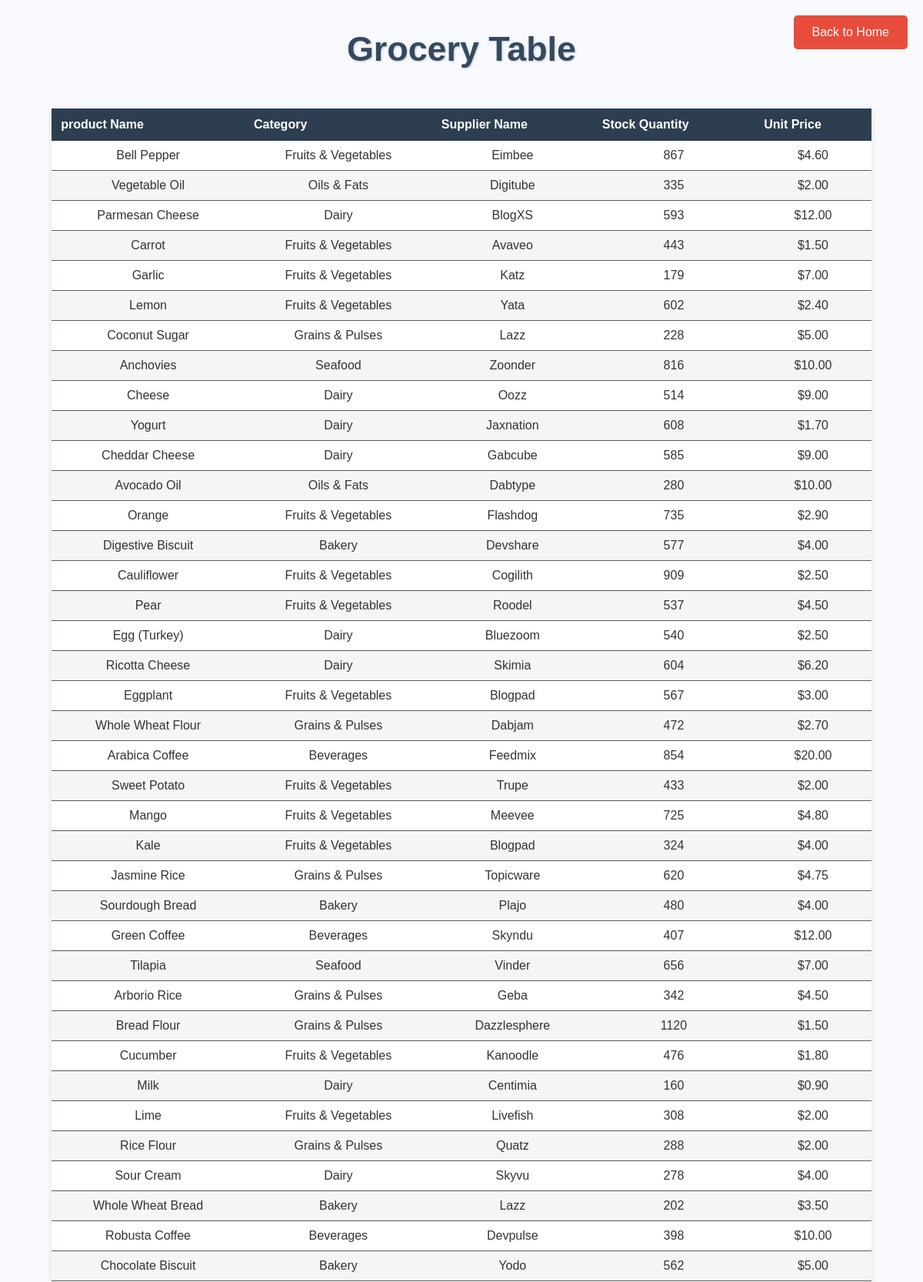
The page /grocery_table (upper part) on the database its author committed.
### tables this page shows
CREATE TABLE grocery (
    id INTEGER PRIMARY KEY AUTOINCREMENT,
    product_name TEXT NOT NULL,
    category TEXT NOT NULL,
    supplier_name TEXT NOT NULL,
    Stock_quantity	INT,                       
    unit_price FLOAT NOT NULL
);

### website/app.py (the view)
@app.route('/grocery_table')
def show_grocery_table():
    conn = get_db_connection()
    grocery = conn.execute('SELECT * FROM grocery').fetchall()
    conn.close()
    return render_template('grocery_table.html', grocery=grocery)

### website/app.py (called while the page is built)
def get_db_connection():
    conn = sqlite3.connect('database/grocery.db')  # Use your actual DB path
    conn.row_factory = sqlite3.Row
    return conn

### website/templates/grocery_table.html
<!DOCTYPE html>
<html>
<head>
    <link rel="stylesheet" href="{{ url_for('static', filename='search_style.css') }}">
</head>
<h1>Grocery Table</h1>
<a href="/" class="btn-back-top">Back to Home</a>
{% if grocery %}
    <table>
        <thead>
            <tr>
                <th>product Name</th>
                <th>Category</th>
                <th>Supplier Name</th>
                <th>Stock Quantity</th>
                <th>Unit Price</th>
            </tr>
        </thead>
        <tbody>
            {% for item in grocery %}
            <tr>
                <td>{{ item['product_name']}}</td>
                <td>{{ item['category']}}</td>
                <td>{{ item['supplier_name']}}</td>
                <td>{{ item['stock_quantity']}}</td>
                <td>{{ item['unit_price']}}</td>
            </tr>
               {% endfor %}
        </tbody>
    </table>
{% else %}
    <p>No Grocery found.</p>
{% endif %}

### website/static/search_style.css (style rules this page uses)
h1 { font-size: 2.8rem; margin-bottom: 2rem; color: #34495e; text-shadow: 1px 1px 3px rgba(0,0,0,0.2); }
table { width: 90%; margin: 20px auto; border-collapse: collapse; font-family: Arial, sans-serif; background-color: #ffffff; box-shadow: 0 2px 8px rgba(0,0,0,0.1); }
thead th { background-color: #2c3e50; color: white; padding: 12px; font-size: 1rem; text-align: left; }
tbody td { padding: 10px; border-bottom: 1px solid #5a5a5a; color: #333; }
tbody tr:nth-child(even) { background-color: #f5f5f5; }
.btn-back-top { position: absolute; top: 20px; right: 20px; background-color: #e74c3c; color: white; padding: 0.8rem 1.5rem; border-radius: 5px; text-decoration: none; font-size: 1rem; }

### rows shown on the page
grocery: product_name "Bell Pepper", category "Fruits & Vegetables", supplier_name "Eimbee", stock_quantity "867", unit_price "$4.60"
grocery: product_name "Vegetable Oil", category "Oils & Fats", supplier_name "Digitube", stock_quantity "335", unit_price "$2.00"
grocery: product_name "Parmesan Cheese", category "Dairy", supplier_name "BlogXS", stock_quantity "593", unit_price "$12.00"
grocery: product_name "Carrot", category "Fruits & Vegetables", supplier_name "Avaveo", stock_quantity "443", unit_price "$1.50"
grocery: product_name "Garlic", category "Fruits & Vegetables", supplier_name "Katz", stock_quantity "179", unit_price "$7.00"
grocery: product_name "Lemon", category "Fruits & Vegetables", supplier_name "Yata", stock_quantity "602", unit_price "$2.40"
grocery: product_name "Coconut Sugar", category "Grains & Pulses", supplier_name "Lazz", stock_quantity "228", unit_price "$5.00"
grocery: product_name "Anchovies", category "Seafood", supplier_name "Zoonder", stock_quantity "816", unit_price "$10.00"
grocery: product_name "Cheese", category "Dairy", supplier_name "Oozz", stock_quantity "514", unit_price "$9.00"
grocery: product_name "Yogurt", category "Dairy", supplier_name "Jaxnation", stock_quantity "608", unit_price "$1.70"
grocery: product_name "Cheddar Cheese", category "Dairy", supplier_name "Gabcube", stock_quantity "585", unit_price "$9.00"
grocery: product_name "Avocado Oil", category "Oils & Fats", supplier_name "Dabtype", stock_quantity "280", unit_price "$10.00"
grocery: product_name "Orange", category "Fruits & Vegetables", supplier_name "Flashdog", stock_quantity "735", unit_price "$2.90"
grocery: product_name "Digestive Biscuit", category "Bakery", supplier_name "Devshare", stock_quantity "577", unit_price "$4.00"
grocery: product_name "Cauliflower", category "Fruits & Vegetables", supplier_name "Cogilith", stock_quantity "909", unit_price "$2.50"
grocery: product_name "Pear", category "Fruits & Vegetables", supplier_name "Roodel", stock_quantity "537", unit_price "$4.50"
grocery: product_name "Egg (Turkey)", category "Dairy", supplier_name "Bluezoom", stock_quantity "540", unit_price "$2.50"
grocery: product_name "Ricotta Cheese", category "Dairy", supplier_name "Skimia", stock_quantity "604", unit_price "$6.20"
grocery: product_name "Eggplant", category "Fruits & Vegetables", supplier_name "Blogpad", stock_quantity "567", unit_price "$3.00"
grocery: product_name "Whole Wheat Flour", category "Grains & Pulses", supplier_name "Dabjam", stock_quantity "472", unit_price "$2.70"
grocery: product_name "Arabica Coffee", category "Beverages", supplier_name "Feedmix", stock_quantity "854", unit_price "$20.00"
grocery: product_name "Sweet Potato", category "Fruits & Vegetables", supplier_name "Trupe", stock_quantity "433", unit_price "$2.00"
grocery: product_name "Mango", category "Fruits & Vegetables", supplier_name "Meevee", stock_quantity "725", unit_price "$4.80"
grocery: product_name "Kale", category "Fruits & Vegetables", supplier_name "Blogpad", stock_quantity "324", unit_price "$4.00"
grocery: product_name "Jasmine Rice", category "Grains & Pulses", supplier_name "Topicware", stock_quantity "620", unit_price "$4.75"
grocery: product_name "Sourdough Bread", category "Bakery", supplier_name "Plajo", stock_quantity "480", unit_price "$4.00"
grocery: product_name "Green Coffee", category "Beverages", supplier_name "Skyndu", stock_quantity "407", unit_price "$12.00"
grocery: product_name "Tilapia", category "Seafood", supplier_name "Vinder", stock_quantity "656", unit_price "$7.00"
grocery: product_name "Arborio Rice", category "Grains & Pulses", supplier_name "Geba", stock_quantity "342", unit_price "$4.50"
grocery: product_name "Bread Flour", category "Grains & Pulses", supplier_name "Dazzlesphere", stock_quantity "1120", unit_price "$1.50"
grocery: product_name "Cucumber", category "Fruits & Vegetables", supplier_name "Kanoodle", stock_quantity "476", unit_price "$1.80"
grocery: product_name "Milk", category "Dairy", supplier_name "Centimia", stock_quantity "160", unit_price "$0.90"
grocery: product_name "Lime", category "Fruits & Vegetables", supplier_name "Livefish", stock_quantity "308", unit_price "$2.00"
grocery: product_name "Rice Flour", category "Grains & Pulses", supplier_name "Quatz", stock_quantity "288", unit_price "$2.00"
grocery: product_name "Sour Cream", category "Dairy", supplier_name "Skyvu", stock_quantity "278", unit_price "$4.00"
grocery: product_name "Whole Wheat Bread", category "Bakery", supplier_name "Lazz", stock_quantity "202", unit_price "$3.50"
grocery: product_name "Robusta Coffee", category "Beverages", supplier_name "Devpulse", stock_quantity "398", unit_price "$10.00"
grocery: product_name "Chocolate Biscuit", category "Bakery", supplier_name "Yodo", stock_quantity "562", unit_price "$5.00"
